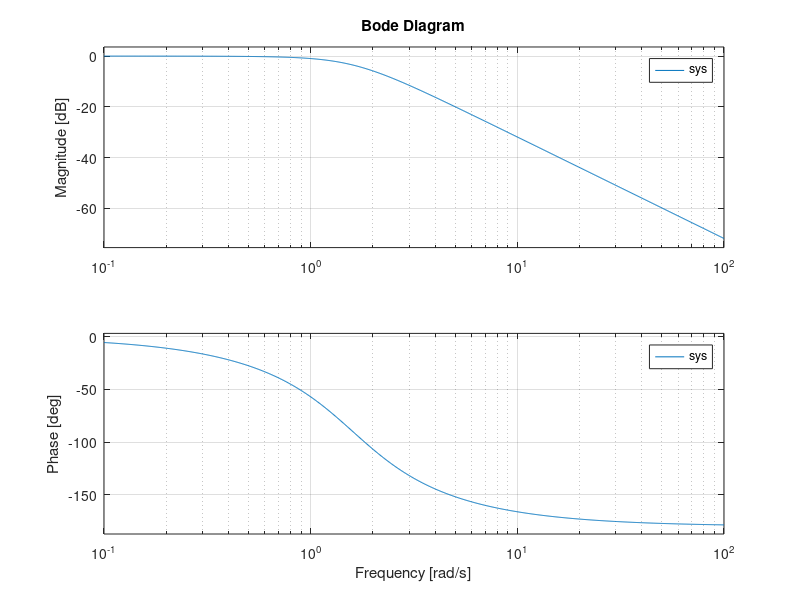

Source code (MATLAB):
clear
clc

num     = 1.6^2;
den     = [1 2*.75*1.6 1.6^2];
sys     = tf(num,den);
f       = 1; 

dt=.001;
t=[0:dt:40];

g=impulse(sys,t);

u=sin(t*f);
y=lsim(sys,u,t);

G=fft(g)*dt;
bode(sys)

func=polyval(num,i*f)/polyval(den,i*f);
A=abs(func)
phi=angle(func)